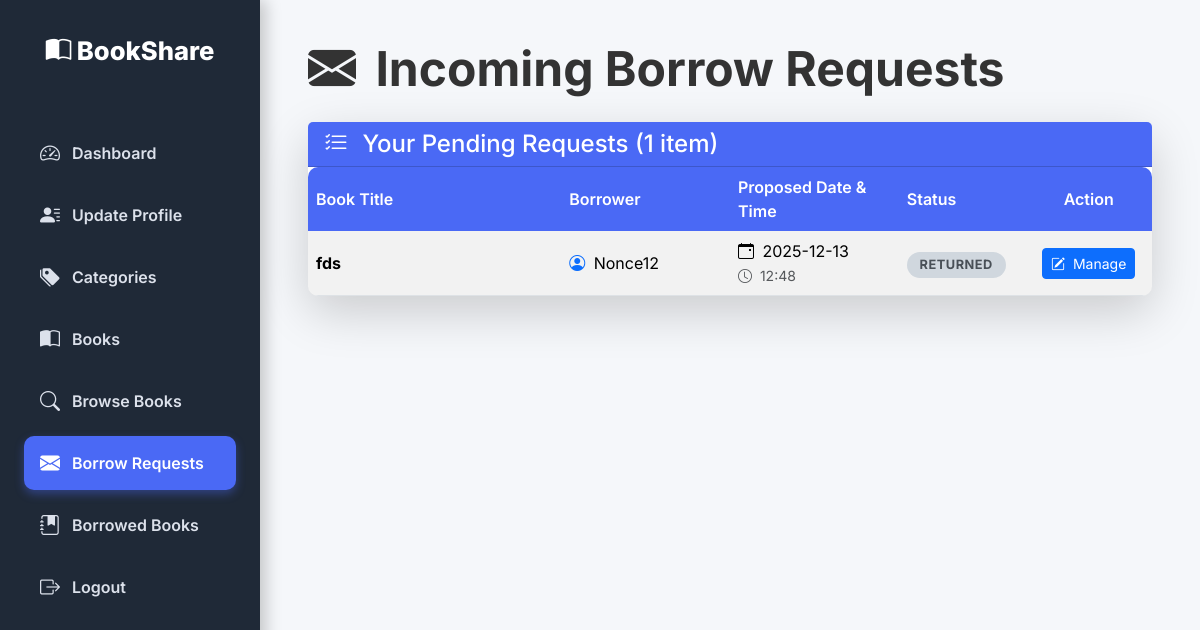
The app's page /incoming-requests (signed in) with its own data.
### models.py (models this page shows, shortened)
class BorrowRequest(db.Model):
    __tablename__ = 'borrow_requests'
    id = db.Column(db.Integer, primary_key=True)
    book_id = db.Column(db.Integer, db.ForeignKey('books.id'), nullable=False)
    borrower_id = db.Column(db.Integer, db.ForeignKey('users.id'), nullable=False)
    owner_id = db.Column(db.Integer, db.ForeignKey('users.id'), nullable=False)
    proposed_date = db.Column(db.String(20), nullable=False)      # e.g., "2025-12-14"
    proposed_time = db.Column(db.String(10), nullable=False)      # e.g., "14:30"
    proposed_location = db.Column(db.String(255), nullable=False)
    owner_proposed_date = db.Column(db.String(20), nullable=True)
    owner_proposed_time = db.Column(db.String(10), nullable=True)
    status = db.Column(
        db.Enum(BorrowStatus),
        default=BorrowStatus.pending,
        nullable=False
    )
    created_at = db.Column(db.DateTime, default=datetime.utcnow, nullable=False)
    updated_at = db.Column(db.DateTime, default=datetime.utcnow, onupdate=datetime.utcnow)
    book = db.relationship('Book', backref='borrow_requests', lazy=True)
    borrower = db.relationship('User', foreign_keys=[borrower_id], backref='outgoing_requests', lazy=True)
    owner = db.relationship('User', foreign_keys=[owner_id], backref='incoming_requests', lazy=True)

class Book(db.Model):
    __tablename__ = 'books'
    id = db.Column(db.Integer, primary_key=True)
    owner_id = db.Column(db.Integer, db.ForeignKey('users.id'), nullable=False, index=True)
    category_id = db.Column(db.Integer, db.ForeignKey('categories.id'), index=True)
    title = db.Column(db.String(200), nullable=False)
    author = db.Column(db.String(150), nullable=False)
    description = db.Column(db.Text)
    book_image = db.Column(db.String(255))
    book_type = db.Column(db.String(20), nullable=False)  # 'physical' or 'digital'
    status = db.Column(
        db.Enum('available', 'unavailable', name='book_status'),
        default='available',
        nullable=False
    )
    physical_location = db.Column(db.String(255))
    file_path = db.Column(db.String(255))
    download_link = db.Column(db.String(255))
    created_at = db.Column(db.DateTime, default=datetime.utcnow, nullable=False)
    category = db.relationship('Category', backref='books', lazy=True)
    owner = db.relationship('User', backref='books', lazy=True)

class User(UserMixin, db.Model):
    __tablename__ = 'users'
    id = db.Column(db.Integer, primary_key=True)
    username = db.Column(db.String(80), unique=True, nullable=False, index=True)
    email = db.Column(db.String(120), unique=True, nullable=False, index=True)
    password_hash = db.Column(db.String(255), nullable=False)
    full_name = db.Column(db.String(100))
    location = db.Column(db.String(100))
    profile_picture = db.Column(db.String(200))  # Relative path
    status = db.Column(
        db.Enum(UserStatus),
        default=UserStatus.unblocked,
        nullable=False
    )
    created_at = db.Column(db.DateTime, default=datetime.utcnow, nullable=False)
    @property
    def is_active(self) -> bool:
        return self.status == UserStatus.unblocked
    @property
    def is_admin(self):
        return False

### app.py (the view)
@app.route('/incoming-requests')
@login_required
def incoming_requests():
    requests = BorrowRequest.query.filter_by(owner_id=current_user.id)\
                                  .order_by(BorrowRequest.created_at.desc()).all()
    return render_template('incoming_requests.html', requests=requests)

### app.py (called while the page is built)
@login_manager.user_loader
def load_user(user_id):
    try:
        uid = int(user_id)
    except (TypeError, ValueError):
        return None
    user = User.query.get(uid)
    if user:
        return user
    if uid == 999999:
        return Admin.query.get(uid)
    return None

### templates/incoming_requests.html (shortened to what this page needs)
{% extends "base.html" %}
{% block content %}
<div class="container-fluid p-0">
    <h2 class="mb-4 display-5 fw-bold" style="color: var(--text-color);">
        <i class="bi bi-envelope-fill me-2"></i> Incoming Borrow Requests
    </h2>
    <div class="card shadow-lg">
        <div class="card-header">
            <h4 class="mb-0 text-white">
                <i class="bi bi-list-check me-2"></i>
                Your Pending Requests ({{ requests|length }} item{% if requests|length != 1 %}s{% endif %})
            </h4>
        </div>
        <div class="card-body p-0">
            <div class="table-responsive">
                <table class="table table-striped table-hover mb-0">
                    <thead>
                        <tr>
                            <th scope="col" style="width: 30%;">Book Title</th>
                            <th scope="col" style="width: 20%;">Borrower</th>
                            <th scope="col" style="width: 20%;">Proposed Date & Time</th>
                            <th scope="col" style="width: 15%;">Status</th>
                            <th scope="col" class="text-center" style="width: 15%;">Action</th>
                        </tr>
                    </thead>
                    <tbody>
                        {% if requests %}
                            {% for req in requests %}
                            <tr>
                                <td class="fw-bold">{{ req.book.title }}</td>
                                <td>
                                    <i class="bi bi-person-circle me-1 text-primary"></i>
                                    {{ req.borrower.username }}
                                </td>
                                <td>
                                    {% if req.proposed_date and req.proposed_time %}
                                        <span class="d-block">
                                            <i class="bi bi-calendar-event me-1"></i>
                                            {{ req.proposed_date }}
                                        </span>
                                        <span class="text-muted small">
                                            <i class="bi bi-clock me-1"></i>
                                            {{ req.proposed_time }}
                                        </span>
                                    {% else %}
                                        <span class="text-muted">—</span>
                                    {% endif %}
                                </td>
                                <td>
                                    {% if req.status.value == 'pending' %}
                                        <span class="borrow-status-label status-pending">Pending</span>
                                    {% elif req.status.value == 'accepted' %}
                                        <span class="borrow-status-label status-accepted">Accepted</span>
                                    {% elif req.status.value == 'rejected' %}
                                        <span class="borrow-status-label status-rejected">Rejected</span>
                                    {% elif req.status.value == 'modified' %}
                                        <span class="borrow-status-label status-modified">Counter-Proposed</span>
                                    {% elif req.status.value == 'returned' %}
                                        <span class="borrow-status-label status-returned">Returned</span>
                                    {% else %}
                                        <span class="borrow-status-label">{{ req.status.value|title }}</span>
                                    {% endif %}
                                </td>
                                <td class="text-center">
                                    <a href="{{ url_for('update_borrow_request', request_id=req.id) }}"
                                       class="btn btn-sm btn-primary">
                                        <i class="bi bi-pencil-square me-1"></i> Manage
                                    </a>
                                </td>
                            </tr>
                            {% endfor %}
                        {% endif %}
                    </tbody>
                </table>
            </div>
        </div>
    </div>
</div>
{% endblock %}

### templates/base.html (style rules this page uses)
:root { --primary-color: #4A69F5; --primary-hover: #354FC2; --sidebar-bg: #1f2937; --text-color: #333; --light-bg: #f5f7fa; --card-shadow: 0 6px 15px rgba(0, 0, 0, 0.08); --transition-speed: 0.3s; }
body { font-family: 'Inter', sans-serif; background-color: var(--light-bg); color: var(--text-color); min-height: 100vh; }
.card { border: none; border-radius: 16px; box-shadow: var(--card-shadow); transition: transform 0.3s ease; }
.card-header { background: var(--primary-color); color: white; font-weight: 700; border-top-left-radius: 16px; border-top-right-radius: 16px; }
.borrow-status-label { font-size: 0.8rem; padding: 0.4em 1em; border-radius: 50px; font-weight: 700; text-transform: uppercase; letter-spacing: 0.5px; }
.status-returned { background: #d0d7de; color: #495057; }
.table { border-collapse: separate; border-spacing: 0; border-radius: 10px; overflow: hidden; }
.table th { background: var(--primary-color); color: #fff; font-weight: 600; border: none; vertical-align: middle; }
.table td { vertical-align: middle; }
.table-striped tbody tr:nth-of-type(odd) { background-color: rgba(0, 0, 0, 0.03); }

### records on screen
BorrowRequest: book "fds", borrower.username "Nonce12", proposed_date "2025-12-13", proposed_time "12:48", status "RETURNED"

### other values on screen
{{ requests|length }} "1"
